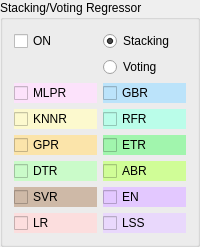
      <widget class="QGroupBox" name="groupBox_5">
       <property name="title">
        <string>Stacking/Voting Regressor</string>
       </property>
       <layout class="QGridLayout" name="gridLayout_10">
        <item row="0" column="0">
         <layout class="QGridLayout" name="gridLayout_4">
          <item row="3" column="0">
           <widget class="QCheckBox" name="checkBox_stv_knnr">
            <property name="toolTip">
             <string>K-Nearest Neighbors Regressor</string>
            </property>
            <property name="styleSheet">
             <string notr="true">background-color: rgb(252, 249, 206);</string>
            </property>
            <property name="text">
             <string>KNNR</string>
            </property>
           </widget>
          </item>
          <item row="1" column="1">
           <widget class="QRadioButton" name="radioButton_voting">
            <property name="text">
             <string>Voting</string>
            </property>
            <attribute name="buttonGroup">
             <string notr="true">buttonGroup_stack_vote</string>
            </attribute>
           </widget>
          </item>
          <item row="2" column="1">
           <widget class="QCheckBox" name="checkBox_stv_gbr">
            <property name="toolTip">
             <string>Gradient Boosting Regressor</string>
            </property>
            <property name="styleSheet">
             <string notr="true">background-color: rgb(187, 227, 250);</string>
            </property>
            <property name="text">
             <string>GBR</string>
            </property>
           </widget>
          </item>
          <item row="0" column="0">
           <widget class="QCheckBox" name="checkBox_stack_vote">
            <property name="text">
             <string>ON</string>
            </property>
           </widget>
          </item>
          <item row="2" column="0">
           <widget class="QCheckBox" name="checkBox_stv_mlpr">
            <property name="toolTip">
             <string>Multi-layer Perceptron Regressor</string>
            </property>
            <property name="styleSheet">
             <string notr="true">background-color: rgb(252, 226, 251);</string>
            </property>
            <property name="text">
             <string>MLPR</string>
            </property>
           </widget>
          </item>
          <item row="4" column="0">
           <widget class="QCheckBox" name="checkBox_stv_gpr">
            <property name="toolTip">
             <string>Gaussian Process Regressor</string>
            </property>
            <property name="styleSheet">
             <string notr="true">background-color: rgb(251, 228, 170);</string>
            </property>
            <property name="text">
             <string>GPR</string>
            </property>
           </widget>
          </item>
          <item row="3" column="1">
           <widget class="QCheckBox" name="checkBox_stv_rfr">
            <property name="toolTip">
             <string>Random Forest Regressor</string>
            </property>
            <property name="styleSheet">
             <string notr="true">background-color: rgb(186, 253, 233);</string>
            </property>
            <property name="text">
             <string>RFR</string>
            </property>
           </widget>
          </item>
          <item row="6" column="0">
           <widget class="QCheckBox" name="checkBox_stv_svr">
            <property name="toolTip">
             <string>Support Vector Machines</string>
            </property>
            <property name="styleSheet">
             <string notr="true">background-color: rgb(206, 185, 167);</string>
            </property>
            <property name="text">
             <string>SVR</string>
            </property>
           </widget>
          </item>
          <item row="0" column="1">
           <widget class="QRadioButton" name="radioButton_stacking">
            <property name="text">
             <string>Stacking</string>
            </property>
            <property name="checked">
             <bool>true</bool>
            </property>
            <attribute name="buttonGroup">
             <string notr="true">buttonGroup_stack_vote</string>
            </attribute>
           </widget>
          </item>
          <item row="5" column="0">
           <widget class="QCheckBox" name="checkBox_stv_dtr">
            <property name="toolTip">
             <string>Decision Tree Regressor</string>
            </property>
            <property name="styleSheet">
             <string notr="true">background-color: rgb(202, 251, 201);</string>
            </property>
            <property name="text">
             <string>DTR</string>
            </property>
           </widget>
          </item>
          <item row="7" column="1">
           <widget class="QCheckBox" name="checkBox_stv_lasso">
            <property name="toolTip">
             <string>Lasso</string>
            </property>
            <property name="styleSheet">
             <string notr="true">background-color: rgb(233, 216, 252);</string>
            </property>
            <property name="text">
             <string>LSS</string>
            </property>
           </widget>
          </item>
          <item row="6" column="1">
           <widget class="QCheckBox" name="checkBox_stv_en">
            <property name="toolTip">
             <string>ElasticNet</string>
            </property>
            <property name="styleSheet">
             <string notr="true">background-color: rgb(227, 200, 255);</string>
            </property>
            <property name="text">
             <string>EN</string>
            </property>
           </widget>
          </item>
          <item row="4" column="1">
           <widget class="QCheckBox" name="checkBox_stv_etr">
            <property name="styleSheet">
             <string notr="true">background-color: rgb(161, 245, 173);</string>
            </property>
            <property name="text">
             <string>ETR</string>
            </property>
           </widget>
          </item>
          <item row="7" column="0">
           <widget class="QCheckBox" name="checkBox_stv_lr">
            <property name="toolTip">
             <string>LinearRegression</string>
            </property>
            <property name="styleSheet">
             <string notr="true">background-color: rgb(252, 222, 222);</string>
            </property>
            <property name="text">
             <string>LR</string>
            </property>
           </widget>
          </item>
          <item row="5" column="1">
           <widget class="QCheckBox" name="checkBox_stv_abr">
            <property name="styleSheet">
             <string notr="true">background-color: rgb(208, 253, 151);</string>
            </property>
            <property name="text">
             <string>ABR</string>
            </property>
           </widget>
          </item>
         </layout>
        </item>
       </layout>
      </widget>
